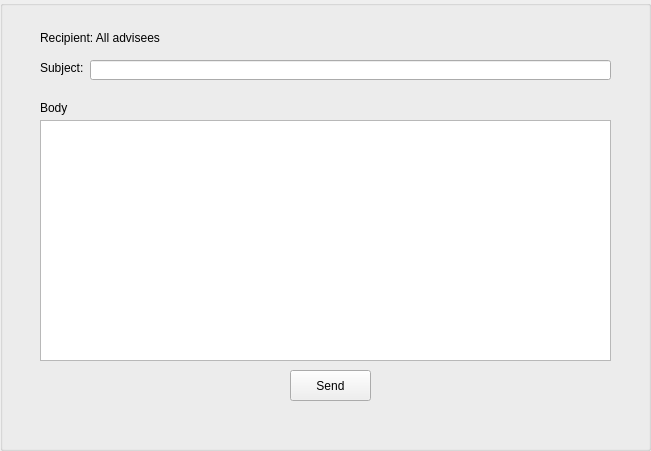
  <widget class="QGroupBox" name="email_panel">
   <property name="geometry">
    <rect>
     <x>140</x>
     <y>90</y>
     <width>651</width>
     <height>451</height>
    </rect>
   </property>
   <property name="title">
    <string/>
   </property>
   <widget class="QPushButton" name="pushButton_e_send">
    <property name="enabled">
     <bool>true</bool>
    </property>
    <property name="geometry">
     <rect>
      <x>290</x>
      <y>370</y>
      <width>81</width>
      <height>31</height>
     </rect>
    </property>
    <property name="text">
     <string>Send</string>
    </property>
   </widget>
   <widget class="QLineEdit" name="lineEdit_e_subject">
    <property name="geometry">
     <rect>
      <x>90</x>
      <y>60</y>
      <width>521</width>
      <height>20</height>
     </rect>
    </property>
   </widget>
   <widget class="QTextEdit" name="textEdit_e_body">
    <property name="geometry">
     <rect>
      <x>40</x>
      <y>120</y>
      <width>571</width>
      <height>241</height>
     </rect>
    </property>
   </widget>
   <widget class="QLabel" name="xx_39">
    <property name="geometry">
     <rect>
      <x>40</x>
      <y>60</y>
      <width>71</width>
      <height>16</height>
     </rect>
    </property>
    <property name="text">
     <string>Subject:</string>
    </property>
   </widget>
   <widget class="QLabel" name="xx_40">
    <property name="geometry">
     <rect>
      <x>40</x>
      <y>100</y>
      <width>41</width>
      <height>16</height>
     </rect>
    </property>
    <property name="text">
     <string>Body</string>
    </property>
   </widget>
   <widget class="QLabel" name="xx_38">
    <property name="geometry">
     <rect>
      <x>40</x>
      <y>30</y>
      <width>161</width>
      <height>16</height>
     </rect>
    </property>
    <property name="text">
     <string>Recipient: All advisees</string>
    </property>
   </widget>
  </widget>
